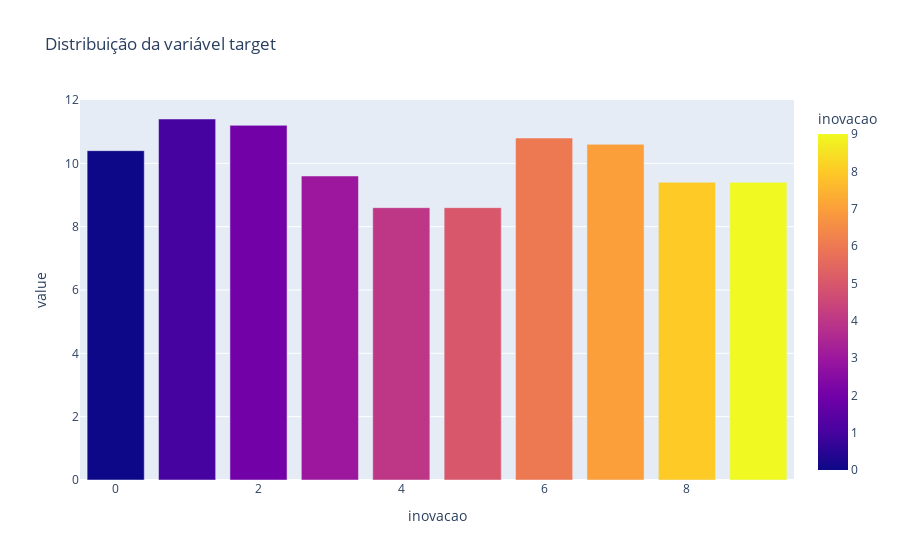

Here is the notebook cell this chart was saved with:
### Code cell
# Distribuição da variavel Inovação
percentual_inovacao = df_segmento.value_counts('inovacao') / len(df_segmento) * 100
px.bar(percentual_inovacao,color=percentual_inovacao.index ,
       title='Distribuição da variável target')

### Figure 1 — Plotly figure (JSON) as saved in the notebook; plotly's stock layout.template omitted (floating-point values rounded to 4 significant figures)
{"data": [{"hovertemplate": "inovacao=%{marker.color}<br>value=%{y}<extra></extra>", "legendgroup": "", "marker": {"color": [1, 2, 6, 7, 0, 3, 8, 9, 5, 4], "coloraxis": "coloraxis", "pattern": {"shape": ""}}, "name": "", "orientation": "v", "showlegend": false, "textposition": "auto", "type": "bar", "x": [1, 2, 6, 7, 0, 3, 8, 9, 5, 4], "xaxis": "x", "y": [11.4, 11.2, 10.8, 10.6, 10.4, 9.6, 9.4, 9.4, 8.6, 8.6], "yaxis": "y"}], "layout": {"barmode": "relative", "coloraxis": {"colorbar": {"title": {"text": "inovacao"}}, "colorscale": [[0, "#0d0887"], [0.1111, "#46039f"], [0.2222, "#7201a8"], [0.3333, "#9c179e"], [0.4444, "#bd3786"], [0.5556, "#d8576b"], [0.6667, "#ed7953"], [0.7778, "#fb9f3a"], [0.8889, "#fdca26"], [1, "#f0f921"]]}, "legend": {"tracegroupgap": 0}, "title": {"text": "Distribuição da variável target"}, "xaxis": {"anchor": "y", "domain": [0, 1], "title": {"text": "inovacao"}}, "yaxis": {"anchor": "x", "domain": [0, 1], "title": {"text": "value"}}}}
